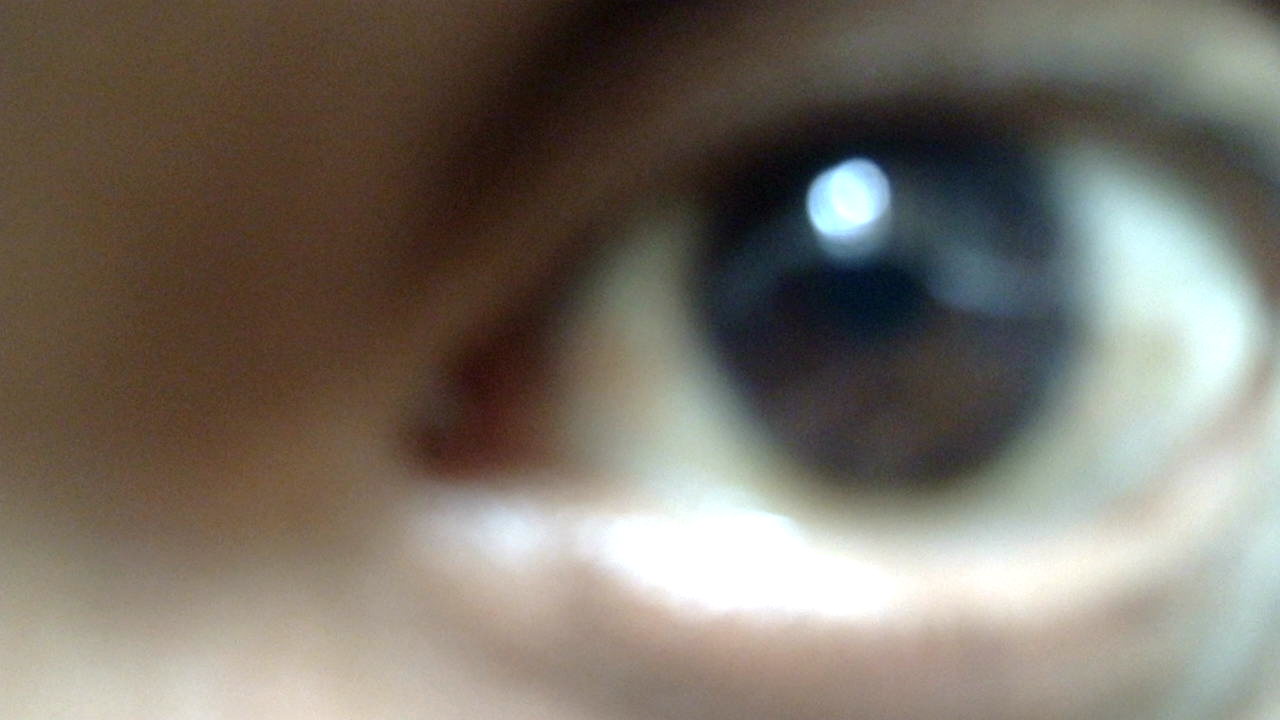
#> input picture assets/images/1.png, 1280 x 720 px
$ python calibration.py
#> lines starting #> are read from the running program, lines starting #| are printed output that depends on the picture
import json
import os.path

import cv2
import numpy as np
import asyncio


async def main():
    def nothing(x):
        pass

    output_file = 'hsv_data.json'

    def read_json(file):
        if os.path.exists(file):
            with open(file, 'r') as json_file:
                return json.load(json_file)
        else:
            return {}

    # Baca data JSON dari file
    data = read_json(output_file)

    # Jika tidak ada data matang, inisialisasi dengan data kosong
    if 'pupil' not in data:
        data['pupil'] = {"LH": 0, "LS": 0, "LV": 0, "UH": 0, "US": 0, "UV": 0}

    # Load gambar
    image = cv2.imread('assets/images/1.png')

    # Konversi ke HSV
    hsv_image = cv2.cvtColor(image, cv2.COLOR_BGR2HSV)

    # Buat jendela untuk trackbar
    cv2.namedWindow('Trackbars')

    # Buat trackbar untuk mengatur nilai HSV
    cv2.createTrackbar('LH', 'Trackbars', 0, 179, nothing)  # Lower Hue
    cv2.createTrackbar('LS', 'Trackbars', 0, 255, nothing)  # Lower Saturation
    cv2.createTrackbar('LV', 'Trackbars', 0, 255, nothing)  # Lower Value
    cv2.createTrackbar('UH', 'Trackbars', 179, 179, nothing)  # Upper Hue
    cv2.createTrackbar('US', 'Trackbars', 255, 255, nothing)  # Upper Saturation
    cv2.createTrackbar('UV', 'Trackbars', 255, 255, nothing)  # Upper Value

    while True:
        # Baca nilai trackbar
        lh = cv2.getTrackbarPos('LH', 'Trackbars')
        ls = cv2.getTrackbarPos('LS', 'Trackbars')
        lv = cv2.getTrackbarPos('LV', 'Trackbars')
        uh = cv2.getTrackbarPos('UH', 'Trackbars')
        us = cv2.getTrackbarPos('US', 'Trackbars')
        uv = cv2.getTrackbarPos('UV', 'Trackbars')
        # Definisikan rentang warna berdasarkan nilai trackbar
        lower_color = np.array([lh, ls, lv])
        upper_color = np.array([uh, us, uv])

        # Buat masker berdasarkan rentang warna
        mask = cv2.inRange(hsv_image, lower_color, upper_color)

        # Terapkan masker ke gambar asli
        result = cv2.bitwise_and(image, image, mask=mask)

        # Perbarui data json
        data['pupil']["LH"] = lh
        data['pupil']["LS"] = ls
        data['pupil']["LV"] = lv
        data['pupil']["UH"] = uh
        data['pupil']["US"] = us
        data['pupil']["UV"] = uv

        # Tampilkan hasil
        cv2.imshow('Result', result)

        print(json.dumps(data, indent=4))

        # Tunggu sampai tombol 'ESC' ditekan, kemudian tutup jendela
        key = cv2.waitKey(1)
        if key == 27:  # ESC key
            break

    # Simpan data JSON ke file
    with open(output_file, 'w') as json_file:
        json.dump(data, json_file, indent=4)

    print(f"Data HSV diperbarui dan disimpan ke file: {output_file}")

    # Menutup program
    cv2.destroyAllWindows()
#> (reads hsv_data.json from the repository)
#> slider 'LH' is set to 35
#> slider 'LS' is set to 51
#> slider 'LV' is set to 51
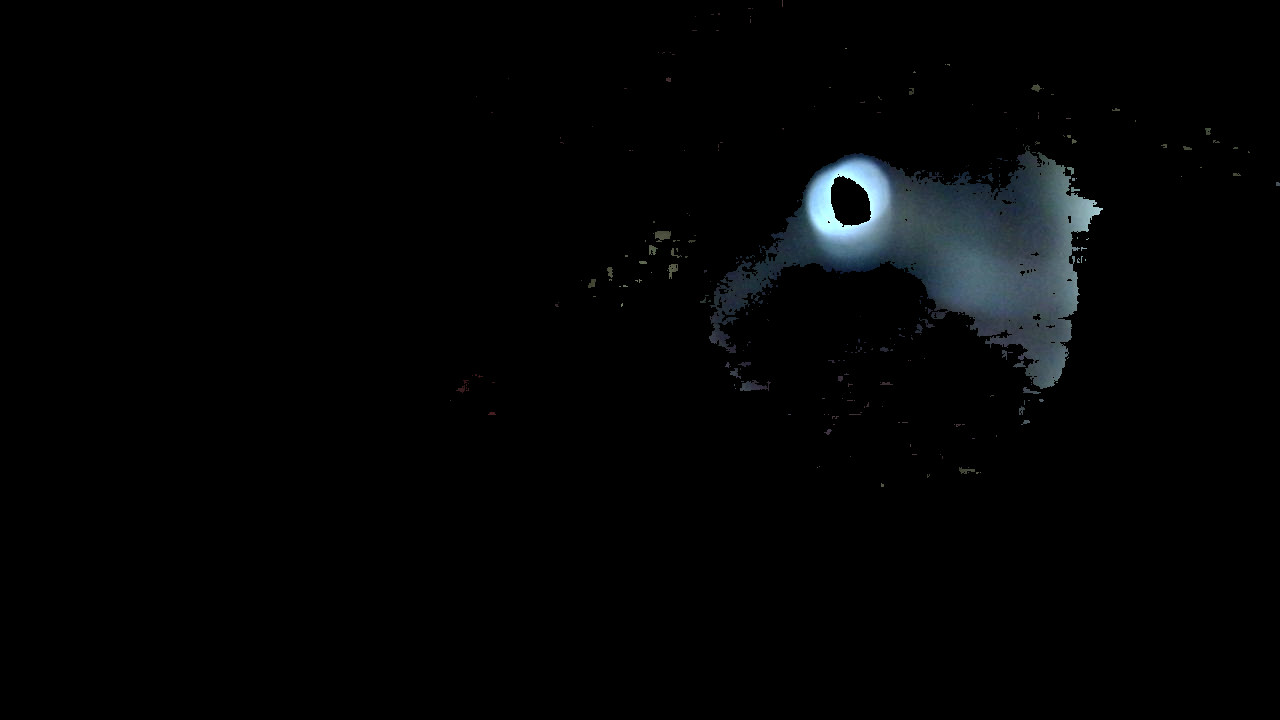
#> window 'Result': shape (720, 1280, 3); mean B, G, R 4.6, 4, 3.1
#> (key Esc is pressed here)


if __name__ == '__main__':
    asyncio.run(main())
